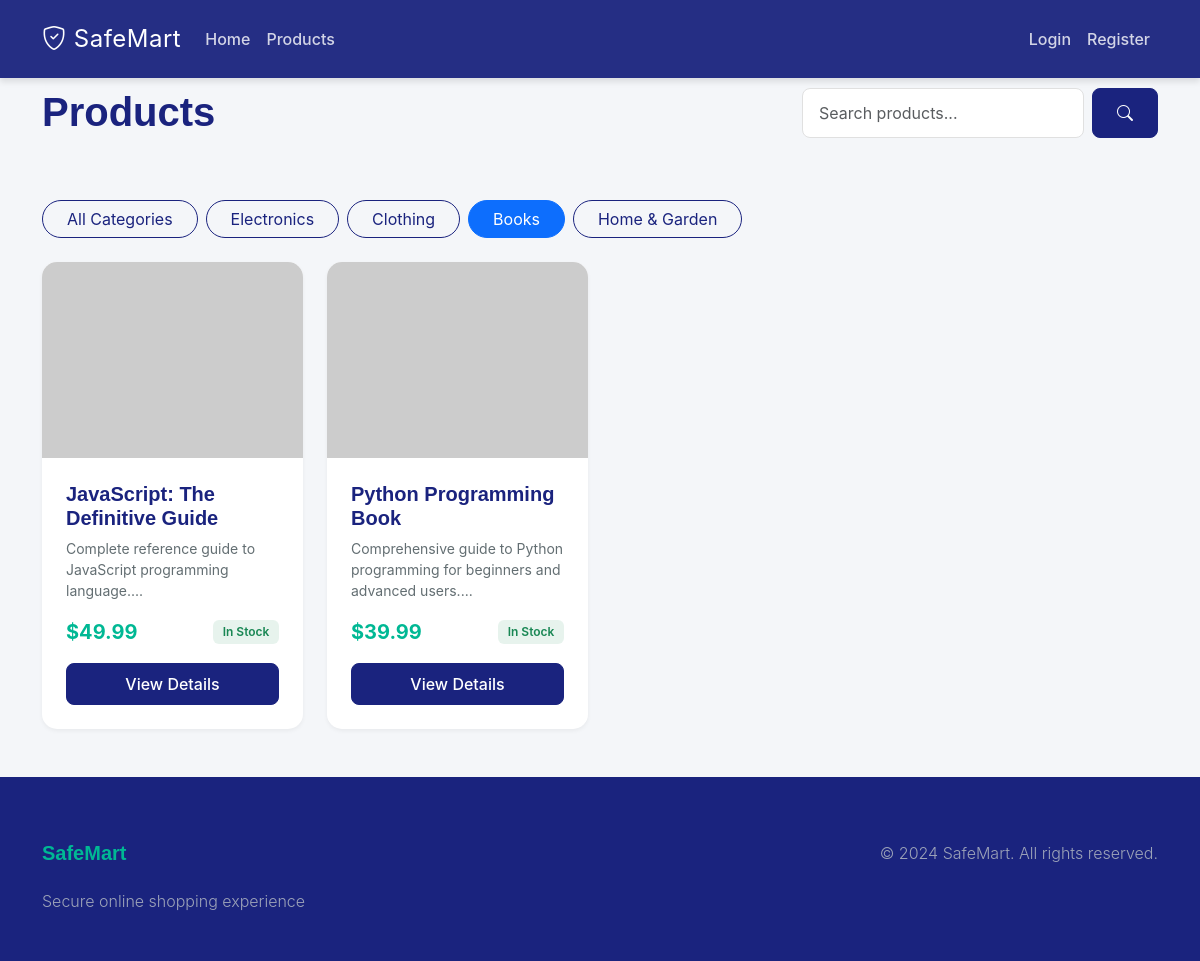
/products?category=3, run on the app's committed database.
### app/models.py (models this page shows, shortened)
class Category(db.Model):
    __tablename__ = 'categories'
    id = db.Column(db.Integer, primary_key=True)
    name = db.Column(db.String(100), unique=True, nullable=False, index=True)
    slug = db.Column(db.String(100), unique=True, nullable=False, index=True)
    description = db.Column(db.Text)
    created_at = db.Column(db.DateTime, default=datetime.utcnow, nullable=False)
    products = db.relationship('Product', backref='category', lazy='dynamic', cascade='all, delete-orphan')

class Product(db.Model):
    __tablename__ = 'products'
    id = db.Column(db.Integer, primary_key=True)
    name = db.Column(db.String(200), nullable=False, index=True)
    slug = db.Column(db.String(200), unique=True, nullable=False, index=True)
    description = db.Column(db.Text, nullable=False)
    price = db.Column(db.Numeric(10, 2), nullable=False)
    stock = db.Column(db.Integer, default=0, nullable=False)
    image = db.Column(db.String(255))
    category_id = db.Column(db.Integer, db.ForeignKey('categories.id'), nullable=False)
    is_active = db.Column(db.Boolean, default=True, nullable=False)
    created_at = db.Column(db.DateTime, default=datetime.utcnow, nullable=False)
    updated_at = db.Column(db.DateTime, default=datetime.utcnow, onupdate=datetime.utcnow)
    order_items = db.relationship('OrderItem', backref='product', lazy='dynamic', cascade='all, delete-orphan')
    cart_items = db.relationship('CartItem', backref='product', lazy='dynamic', cascade='all, delete-orphan')

### app/main/routes.py (the view, shortened to what this page needs)
@main_bp.route('/products')
def products():
    page = request.args.get('page', 1, type=int)
    per_page = request.args.get('per_page', 20, type=int)
    category_id = request.args.get('category', type=int)
    search = request.args.get('search', '', type=str)
    query = Product.query.filter_by(is_active=True)
    if category_id:
        query = query.filter_by(category_id=category_id)
    products = query.order_by(Product.created_at.desc())\
        .paginate(page=page, per_page=per_page, error_out=False)
    categories = Category.query.all()
    return render_template('main/products.html',
                         title='Products',
                         products=products,
                         categories=categories,
                         current_category=category_id,
                         search=search)

### app/templates/main/products.html (shortened to what this page needs)
{% extends "base.html" %}
{% block content %}
<div class="row mb-5 animate__animated animate__fadeIn">
    <div class="col-md-8">
        <h1 class="mb-3">Products</h1>
    </div>
    <div class="col-md-4">
        <form method="GET" action="{{ url_for('main.products') }}" class="d-flex">
            <input class="form-control me-2" type="search" name="search" placeholder="Search products..."
                value="{{ search or '' }}">
            <button class="btn btn-primary" type="submit"><i class="bi bi-search"></i></button>
        </form>
    </div>
</div>
<div class="row mb-4 animate__animated animate__fadeIn animate__delay-1s">
    <div class="col-12">
        <div class="d-flex flex-wrap gap-2">
            <a href="{{ url_for('main.products') }}"
                class="btn btn-outline-primary rounded-pill px-4 {% if not current_category %}active{% endif %}">
                All Categories
            </a>
            {% for category in categories %}
            <a href="{{ url_for('main.products', category=category.id) }}"
                class="btn btn-outline-primary rounded-pill px-4 {% if current_category == category.id %}active{% endif %}">
                {{ category.name }}
            </a>
            {% endfor %}
        </div>
    </div>
</div>
<div class="row">
    {% for product in products.items %}
    <div class="col-md-6 col-lg-3 mb-4 animate-fade-up"
        style="--i: {{ loop.index0 }}; animation-delay: calc(var(--i) * 0.1s);">
        <div class="card product-card h-100">
            <div class="card-img-wrapper">
                <img src="{{ product|product_image }}" class="card-img-top" alt="{{ product.name }}"
                    onerror="this.onerror=null; this.src='https://via.placeholder.com/400x400?text={{ product.name|urlencode }}';">
            </div>
            <div class="card-body d-flex flex-column">
                <h5 class="card-title">{{ product.name }}</h5>
                <p class="card-text small mb-3">{{ product.description[:80] }}...</p>
                <div class="mt-auto">
                    <div class="d-flex justify-content-between align-items-center mb-3">
                        <span class="price-tag">${{ "%.2f"|format(product.price) }}</span>
                        {% if product.stock > 0 %}
                        <span class="badge bg-success bg-opacity-10 text-success">In Stock</span>
                        {% else %}
                        <span class="badge bg-danger bg-opacity-10 text-danger">Out of Stock</span>
                        {% endif %}
                    </div>
                    <a href="{{ url_for('main.product_detail', slug=product.slug) }}" class="btn btn-primary w-100">View
                        Details</a>
                </div>
            </div>
        </div>
    </div>
    {% else %}
    <div class="col-12">
        <div class="alert alert-info d-flex align-items-center">
            <i class="bi bi-info-circle me-2"></i> No products found matching your criteria.
        </div>
    </div>
    {% endfor %}
</div>
{% endblock %}

### app/static/css/style.css (style rules this page uses)
:root { --primary-color: #1a237e; --secondary-color: #00b894; --accent-color: #ff7675; --dark-bg: #2d3436; --light-bg: #f4f6f9; --white: #ffffff; --text-primary: #2d3436; --text-secondary: #636e72; --gradient-primary: linear-gradient(135deg, #1a237e 0%, #3949ab 100%); --gradient-accent: linear-gradient(135deg, #ff7675 0%, #d63031 100%); --shadow-sm: 0 2px 4px rgba(0, 0, 0, 0.05); --shadow-md: 0 4px 6px rgba(0, 0, 0, 0.1); --shadow-lg: 0 10px 15px rgba(0, 0, 0, 0.1); --shadow-hover: 0 20px 25px rgba(0, 0, 0, 0.15); }
body { font-family: 'Inter', sans-serif; background-color: var(--light-bg); color: var(--text-primary); display: flex; flex-direction: column; min-height: 100vh; overflow-x: hidden; }
h1, h2, h3, h4, h5, h6 { font-family: 'Poppins', sans-serif; font-weight: 600; color: var(--primary-color); }
.product-card { border: none; border-radius: 15px; overflow: hidden; box-shadow: var(--shadow-sm); transition: all 0.3s cubic-bezier(0.4, 0, 0.2, 1); background: var(--white); height: 100%; }
.card-img-wrapper { overflow: hidden; position: relative; padding-top: 75%; }
.card-img-top { position: absolute; top: 0; left: 0; width: 100%; height: 100%; object-fit: cover; transition: transform 0.5s ease; }
.card-body { padding: 1.5rem; }
.card-title { font-weight: 700; color: var(--primary-color); margin-bottom: 0.5rem; }
.card-text { color: var(--text-secondary); }
.price-tag { font-size: 1.25rem; font-weight: 700; color: var(--secondary-color); }
.btn-primary { background-color: var(--primary-color); border-color: var(--primary-color); padding: 0.5rem 1.5rem; font-weight: 500; border-radius: 8px; transition: all 0.3s ease; }
.btn-outline-primary { color: var(--primary-color); border-color: var(--primary-color); border-radius: 8px; }
.form-control { border-radius: 8px; padding: 0.75rem 1rem; border: 1px solid #e0e0e0; transition: all 0.3s ease; }
.animate-fade-up { animation: fadeInUp 0.8s ease-out; }
.badge { padding: 0.5em 0.8em; font-weight: 600; border-radius: 6px; }

### app/templates/base.html (style rules this page uses)
body { margin-top: 4rem; }
.product-card { transition: transform 0.2s; }

### data on the page
Category: name "Electronics"
Category: name "Clothing"
Category: name "Books"
Category: name "Home & Garden"
Product: name "JavaScript: The Definitive Guide", description "Complete reference guide to JavaScript programming language.", price "49.99", stock "In Stock"
Product: name "Python Programming Book", description "Comprehensive guide to Python programming for beginners and advanced users.", price "39.99", stock "In Stock"
